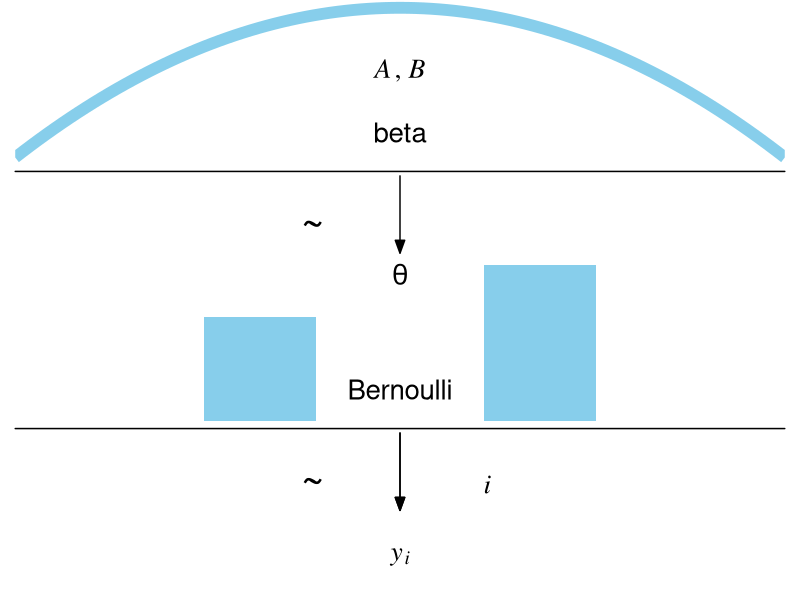

Source code (R):
# Figure 8.2.R
# Source: https://solomonkurz.netlify.app/post/2020-03-09-make-model-diagrams-kruschke-style/
# John Kruschke, November 2015.
# Kruschke, J. K. (2015). Doing Bayesian Data Analysis, Second Edition: 
# A Tutorial with R, JAGS, and Stan. Academic Press / Elsevier.

# Optional generic preliminaries:
graphics.off() # This closes all of R's graphics windows.
rm(list=ls())  # Careful! This clears all of R's memory!

library(tidyverse)
library(patchwork)
library(ggforce)

theme_set(theme_grey() +
            theme_void() +
            theme(plot.margin = margin(0, 5.5, 0, 5.5)))

# plot of a beta density
p1 <-
  tibble(x = seq(from = .01, to = .99, by = .01),
         d = (dbeta(x, 2, 2)) / max(dbeta(x, 2, 2))) %>% 
  
  ggplot(aes(x = x, y = d)) +
  geom_line(color = "skyblue", size = 4) +
  annotate(geom = "text",
           x = .5, y = .2,
           label = "beta",
           size = 7) +
  annotate(geom = "text",
           x = .5, y = .6,
           label = "italic(A)*', '*italic(B)", 
           size = 7, family = "Times", parse = TRUE) +
  scale_x_continuous(expand = c(0, 0)) +
  theme(axis.line.x = element_line(size = 0.5))

## an annotated arrow
# save our custom arrow settings
my_arrow <- arrow(angle = 20, length = unit(0.35, "cm"), type = "closed")
p2 <-
  tibble(x    = .5,
         y    = 1,
         xend = .5,
         yend = 0) %>%
  
  ggplot(aes(x = x, xend = xend,
             y = y, yend = yend)) +
  geom_segment(arrow = my_arrow) +
  annotate(geom = "text",
           x = .375, y = 1/3,
           label = "'~'",
           size = 10, family = "Times", parse = T) +
  xlim(0, 1)

# bar plot of Bernoulli data
p3 <-
  tibble(x = 0:1,
         d = (dbinom(x, size = 1, prob = .6)) / max(dbinom(x, size = 1, prob = .6))) %>% 
  
  ggplot(aes(x = x, y = d)) +
  geom_col(fill = "skyblue", width = .4) +
  annotate(geom = "text",
           x = .5, y = .2,
           label = "Bernoulli",
           size = 7) +
  annotate(geom = "text",
           x = .5, y = .94,
           label = "theta", 
           size = 7, family = "Times", parse = T) +
  xlim(-.75, 1.75) +
  theme(axis.line.x = element_line(size = 0.5))

# another annotated arrow
p4 <-
  tibble(x     = c(.375, .625),
         y     = c(1/3, 1/3),
         label = c("'~'", "italic(i)")) %>% 
  
  ggplot(aes(x = x, y = y, label = label)) +
  geom_text(size = c(10, 7), parse = T, family = "Times") +
  geom_segment(x = .5, xend = .5,
               y = 1, yend = 0,
               arrow = my_arrow) +
  xlim(0, 1)

# some text
p5 <-
  tibble(x     = 1,
         y     = .5,
         label = "italic(y[i])") %>% 
  
  ggplot(aes(x = x, y = y, label = label)) +
  geom_text(size = 7, parse = T, family = "Times") +
  xlim(0, 2)

layout <- c(
  area(t = 1, b = 2, l = 1, r = 1),
  area(t = 3, b = 3, l = 1, r = 1),
  area(t = 4, b = 5, l = 1, r = 1),
  area(t = 6, b = 6, l = 1, r = 1),
  area(t = 7, b = 7, l = 1, r = 1)
)

(p1 + p2 + p3 + p4 + p5) + 
  plot_layout(design = layout) &
  ylim(0, 1)
